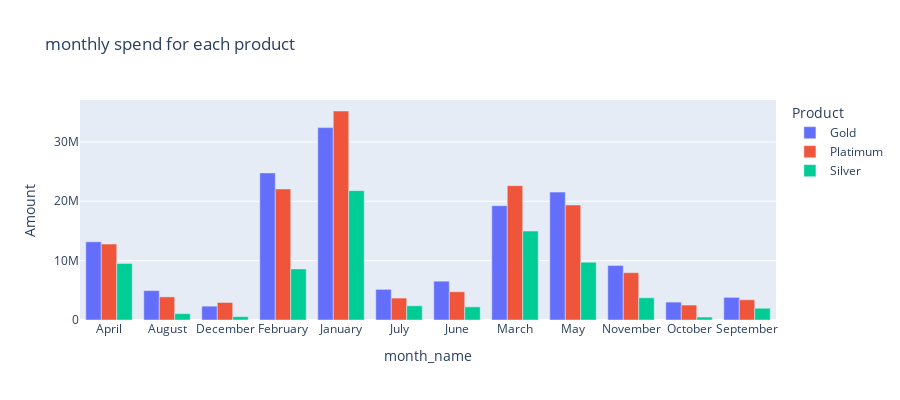

Notebook code cell kept with this figure:
### Code cell
fig= px.bar(prod_month, x='month_name', y='Amount', color='Product', barmode='group', height=400, title='monthly spend for each product ')
fig.show()

### Figure 1 — Plotly figure (JSON) as saved in the notebook; plotly's stock layout.template omitted (floating-point values rounded to 4 significant figures)
{"data": [{"alignmentgroup": "True", "hovertemplate": "Product=Gold<br>month_name=%{x}<br>Amount=%{y}<extra></extra>", "legendgroup": "Gold", "marker": {"color": "#636efa", "pattern": {"shape": ""}}, "name": "Gold", "offsetgroup": "Gold", "orientation": "v", "showlegend": true, "textposition": "auto", "type": "bar", "x": ["April", "August", "December", "February", "January", "July", "June", "March", "May", "November", "October", "September"], "xaxis": "x", "y": [13170000.0, 4954000.0, 2333000.0, 24780000.0, 32410000.0, 5167000.0, 6539000.0, 19260000.0, 21550000.0, 9203000.0, 3018000.0, 3817000.0], "yaxis": "y"}, {"alignmentgroup": "True", "hovertemplate": "Product=Platimum<br>month_name=%{x}<br>Amount=%{y}<extra></extra>", "legendgroup": "Platimum", "marker": {"color": "#EF553B", "pattern": {"shape": ""}}, "name": "Platimum", "offsetgroup": "Platimum", "orientation": "v", "showlegend": true, "textposition": "auto", "type": "bar", "x": ["April", "August", "December", "February", "January", "July", "June", "March", "May", "November", "October", "September"], "xaxis": "x", "y": [12800000.0, 3893000.0, 2952000.0, 22080000.0, 35210000.0, 3695000.0, 4756000.0, 22640000.0, 19380000.0, 7978000.0, 2517000.0, 3411000.0], "yaxis": "y"}, {"alignmentgroup": "True", "hovertemplate": "Product=Silver<br>month_name=%{x}<br>Amount=%{y}<extra></extra>", "legendgroup": "Silver", "marker": {"color": "#00cc96", "pattern": {"shape": ""}}, "name": "Silver", "offsetgroup": "Silver", "orientation": "v", "showlegend": true, "textposition": "auto", "type": "bar", "x": ["April", "August", "December", "February", "January", "July", "June", "March", "May", "November", "October", "September"], "xaxis": "x", "y": [9532000.0, 1068000.0, 566700.0, 8602000.0, 21790000.0, 2395000.0, 2219000.0, 14990000.0, 9739000.0, 3743000.0, 494600.0, 1985000.0], "yaxis": "y"}], "layout": {"barmode": "group", "height": 400, "legend": {"title": {"text": "Product"}, "tracegroupgap": 0}, "title": {"text": "monthly spend for each product "}, "xaxis": {"anchor": "y", "domain": [0, 1], "title": {"text": "month_name"}}, "yaxis": {"anchor": "x", "domain": [0, 1], "title": {"text": "Amount"}}}}
